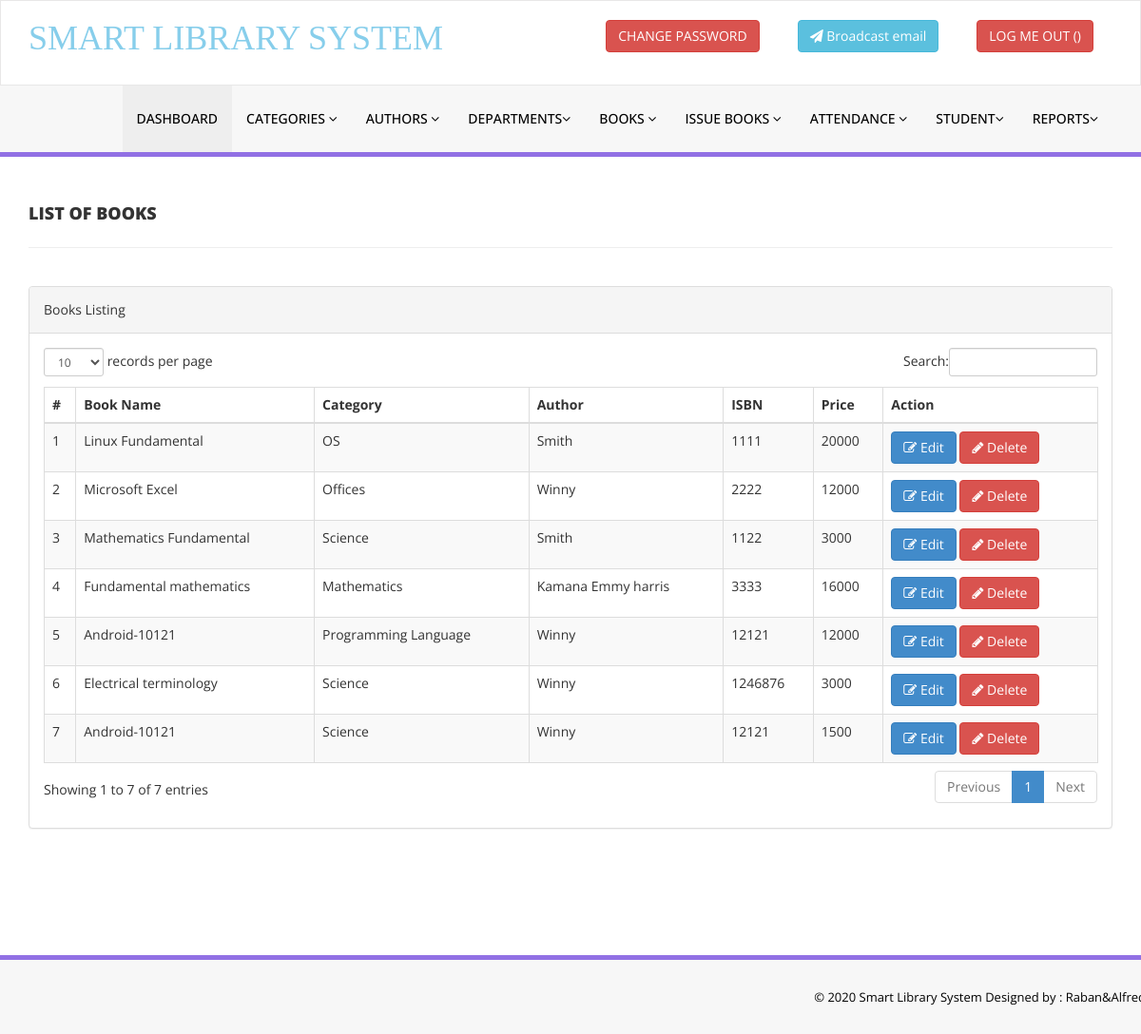
/admin/report.php (signed in), run on an earlier commit of the app's database.
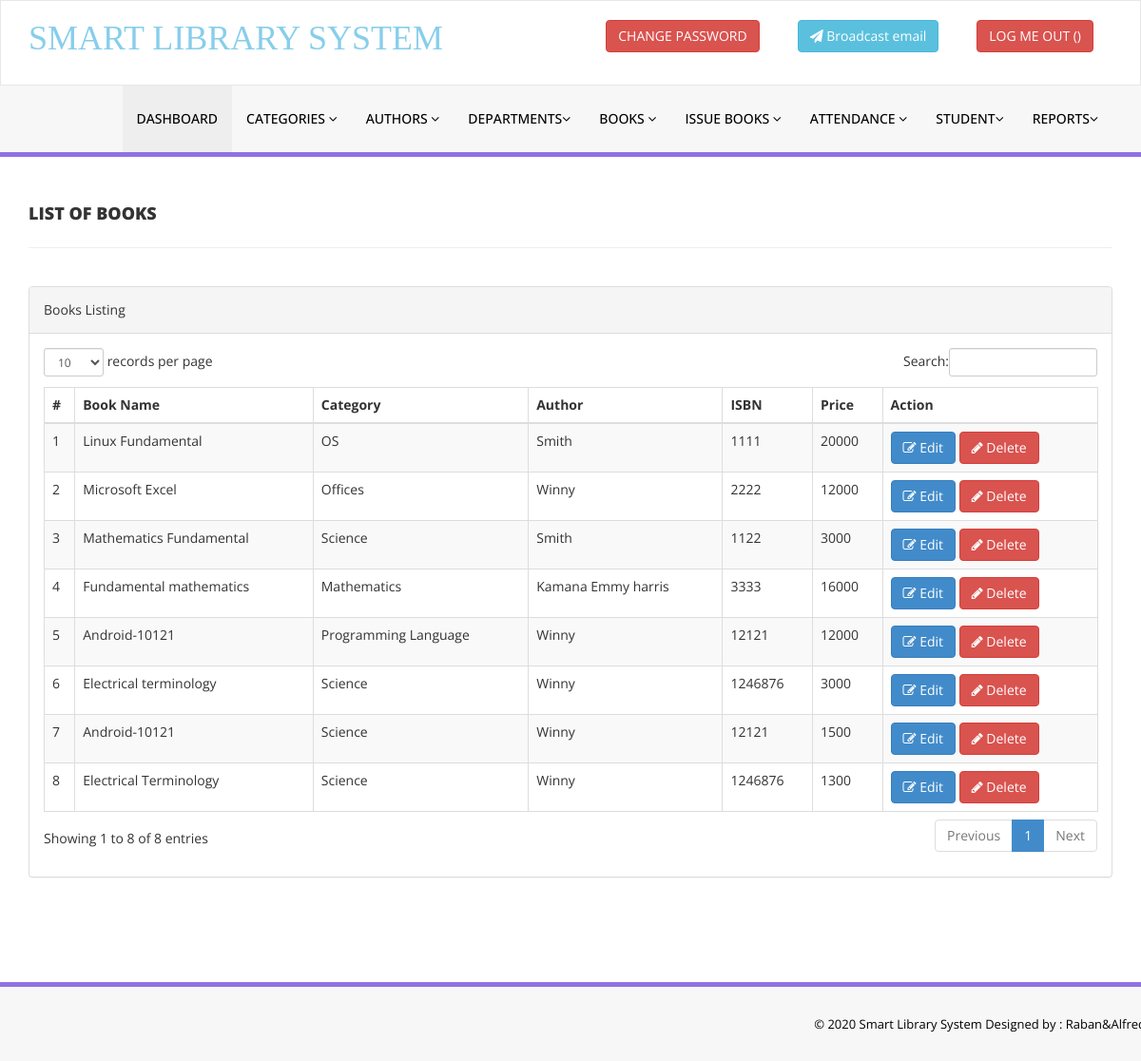
And on a later commit of the database.
### tables this page shows
CREATE TABLE `tblbooks` (
  `id` int(11) NOT NULL AUTO_INCREMENT,
  `BookName` varchar(255) DEFAULT NULL,
  `department` int(11) DEFAULT '0',
  `CatId` int(11) DEFAULT NULL,
  `AuthorId` int(11) DEFAULT NULL,
  `ISBNNumber` int(11) DEFAULT NULL,
  `BookPrice` int(11) DEFAULT NULL,
  `identifier` varchar(255) DEFAULT '',
  `status` varchar(50) NOT NULL DEFAULT 'available',
  `RegDate` timestamp NULL DEFAULT CURRENT_TIMESTAMP,
  `UpdationDate` timestamp NULL DEFAULT NULL ON UPDATE CURRENT_TIMESTAMP,
  PRIMARY KEY (`id`)
);

CREATE TABLE `tblcategory` (
  `id` int(11) NOT NULL AUTO_INCREMENT,
  `CategoryName` varchar(150) DEFAULT NULL,
  `Status` int(11) DEFAULT NULL,
  `CreationDate` timestamp NULL DEFAULT CURRENT_TIMESTAMP,
  `UpdationDate` timestamp NULL DEFAULT CURRENT_TIMESTAMP ON UPDATE CURRENT_TIMESTAMP,
  PRIMARY KEY (`id`)
);

CREATE TABLE `tblauthors` (
  `id` int(11) NOT NULL AUTO_INCREMENT,
  `AuthorName` varchar(159) DEFAULT NULL,
  `creationDate` timestamp NULL DEFAULT CURRENT_TIMESTAMP,
  `UpdationDate` timestamp NULL DEFAULT NULL ON UPDATE CURRENT_TIMESTAMP,
  PRIMARY KEY (`id`)
);

### admin/report.php (the view, shortened to what this page needs)
<?php
include('includes/config.php');
if(strlen($_SESSION['alogin'])==0)
{
    header('location:index.php');
}
else{
    ?>
    <!DOCTYPE html>
    <html xmlns="http://www.w3.org/1999/xhtml">
    <head>
        <link href="assets/css/bootstrap.css" rel="stylesheet" />
        <link href="assets/css/font-awesome.css" rel="stylesheet" />
        <link href="assets/js/dataTables/dataTables.bootstrap.css" rel="stylesheet" />
        <link href="assets/css/style.css" rel="stylesheet" />
    </head>
    <body>
    <?php include('includes/header.php');?>
    <div class="content-wrapper">
        <div class="container">
            <div class="row pad-botm">
                <div class="col-md-12">
                    <h4 class="header-line">List of Books</h4>
                </div>
                <div class="row">
                </div>
            </div>
            <div class="row">
                <div class="col-md-12">
                    <div class="panel panel-default">
                        <div class="panel-heading">
                            Books Listing
                        </div>
                        <div class="panel-body">
                            <div class="table-responsive">
                                <table class="table table-striped table-bordered table-hover" id="dataTables-example">
                                    <thead>
                                    <tr>
                                        <th>#</th>
                                        <th>Book Name</th>
                                        <th>Category</th>
                                        <th>Author</th>
                                        <th>ISBN</th>
                                        <th>Price</th>
                                        <th>Action</th>
                                    </tr>
                                    </thead>
                                    <tbody>
                                    <?php $sql = "SELECT tblbooks.BookName,tblcategory.CategoryName,tblauthors.AuthorName,tblbooks.ISBNNumber,tblbooks.BookPrice,tblbooks.id as bookid from  tblbooks join tblcategory on tblcategory.id=tblbooks.CatId join tblauthors on tblauthors.id=tblbooks.AuthorId";
                                    $query = $dbh -> prepare($sql);
                                    $query->execute();
                                    $results=$query->fetchAll(PDO::FETCH_OBJ);
                                    $cnt=1;
                                    if($query->rowCount() > 0)
                                    {
                                        foreach($results as $result)
                                        {               ?>
                                            <tr class="odd gradeX">
                                                <td class="center"><?php echo htmlentities($cnt);?></td>
                                                <td class="center"><?php echo htmlentities($result->BookName);?></td>
                                                <td class="center"><?php echo htmlentities($result->CategoryName);?></td>
                                                <td class="center"><?php echo htmlentities($result->AuthorName);?></td>
                                                <td class="center"><?php echo htmlentities($result->ISBNNumber);?></td>
                                                <td class="center"><?php echo htmlentities($result->BookPrice);?></td>
                                                <td class="center">
                                                    <a href="edit-book.php?bookid=<?php echo htmlentities($result->bookid);?>"><button class="btn btn-primary"><i class="fa fa-edit "></i> Edit</button>
                                                        <a href="manage-books.php?del=<?php echo htmlentities($result->bookid);?>" onclick="return confirm('Are you sure you want to delete?');"" >  <button class="btn btn-danger"><i class="fa fa-pencil"></i> Delete</button>
                                                </td>
                                            </tr>
                                            <?php $cnt=$cnt+1;}} ?>
                                    </tbody>
                                </table>
                            </div>
                        </div>
                    </div>
                </div>
            </div>
        </div>
    </div>
    <?php include('includes/footer.php');?>
    </body>
    </html>
<?php } ?>

What changed in the data, as far as the page shows it:
added tblbooks: BookName "Electrical Terminology", tblcategory.CategoryName "Science", AuthorId.AuthorName "Winny", ISBNNumber "1246876", BookPrice "1300"
Also different on the page:
text written by a page script: "records per page Search: Showing 1 to 7 of 7 entries Previous 1 Next" → "records per page Search: Showing 1 to 8 of 8 entries Previous 1 Next"
